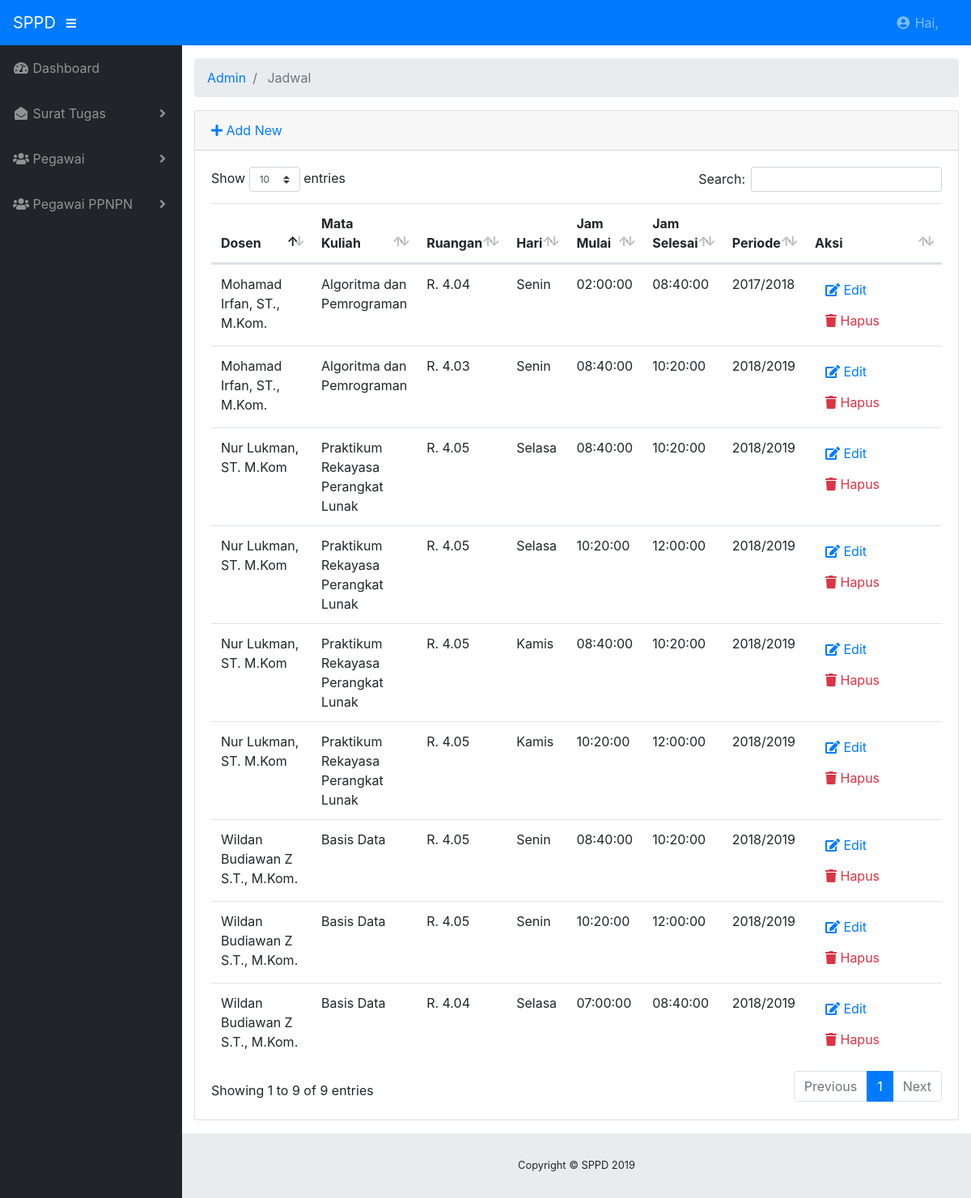
Page /index.php/admin/jadwal on the committed database.
### tables this page shows
CREATE TABLE `jadwal` (
  `id_jadwal` int(11) NOT NULL,
  `kode_dosen` varchar(100) NOT NULL,
  `kode_mk` varchar(100) NOT NULL,
  `kode_ruangan` varchar(100) NOT NULL,
  `hari` varchar(100) NOT NULL,
  `jam_mulai` time NOT NULL,
  `jam_selesai` time NOT NULL,
  `periode` varchar(100) NOT NULL,
  `kelas` varchar(100) NOT NULL
);

CREATE TABLE `dosen` (
  `kode_dosen` varchar(100) NOT NULL,
  `nip` int(11) NOT NULL,
  `nidn` int(11) NOT NULL,
  `nama` varchar(100) NOT NULL
);

CREATE TABLE `matakuliah` (
  `kode_mk` varchar(100) NOT NULL,
  `kode_jurusan` varchar(100) NOT NULL,
  `nama_mk` varchar(100) NOT NULL,
  `jumlah_sks` int(11) NOT NULL,
  `kurikulum` varchar(100) NOT NULL,
  `semester` int(11) NOT NULL
);

CREATE TABLE `ruangan` (
  `kode_ruangan` varchar(100) NOT NULL,
  `nama` varchar(100) NOT NULL
);

### application/controllers/admin/Jadwal.php (called while the page is built, shortened)
<?php
class jadwal extends CI_Controller
{
    public function __construct()
    {
        $this->load->model("jadwal_model");
        $this->load->model("dosen_model");
        $this->load->model("matakuliah_model");
        $this->load->model("ruangan_model");
        $this->load->library('form_validation');
    }
    public function index()
    {
        $data["jadwal"] = $this->jadwal_model->getAll();
        $data["dosen"] = $this->dosen_model->getAll();
        $data["matakuliah"] = $this->matakuliah_model->getAll();
        $data["ruangan"] = $this->ruangan_model->getAll();
        $this->load->view("admin/jadwal/list", $data);
    }
}

### index.php (called while the page is built, shortened)
<?php
require_once BASEPATH.'core/CodeIgniter.php';

### application/models/Jadwal_model.php (called while the page is built, shortened)
<?php defined('BASEPATH') OR exit('No direct script access allowed');
class Jadwal_model extends CI_Model
{
    public function getAll()
    {
        $this->db->select('jadwal.*,dosen.nama as nama_dosen, matakuliah.nama_mk, ruangan.nama as nama_ruangan');
            $this->db->from('jadwal');
            $this->db->join('dosen', 'dosen.kode_dosen = jadwal.kode_dosen');
            $this->db->join('matakuliah', 'matakuliah.kode_mk = jadwal.kode_mk');
            $this->db->join('ruangan', 'ruangan.kode_ruangan = jadwal.kode_ruangan');
            $query = $this->db->get();
            return $query->result();
    }
}

### application/views/admin/jadwal/list.php (the view, shortened to what this page needs)
<!DOCTYPE html>
<html lang="en">
<head>
	<?php $this->load->view("admin/_partials/head.php") ?>
</head>
<body id="page-top">
	<?php $this->load->view("admin/_partials/navbar.php") ?>
	<div id="wrapper">
		<?php $this->load->view("admin/_partials/sidebar.php") ?>
		<div id="content-wrapper">
			<div class="container-fluid">
				<?php $this->load->view("admin/_partials/breadcrumb.php") ?>
				<div class="card mb-3">
					<div class="card-header">
						<a href="<?php echo site_url('admin/jadwal/add') ?>"><i class="fas fa-plus"></i> Add New</a>
					</div>
					<div class="card-body">
						<div class="table-responsive">
							<table class="table table-hover" id="dataTable" width="100%" cellspacing="0">
								<thead>
									<tr>
										<th>Dosen</th>
										<th>Mata Kuliah</th>
										<th>Ruangan</th>
										<th>Hari</th>
										<th>Jam Mulai</th>
										<th>Jam Selesai</th>
										<th>Periode</th>
										<th>Aksi</th>
									</tr>
								</thead>
								<tbody>
									<?php foreach ($jadwal as $jadwal): ?>
									<tr>
										<td width="150">
											<?php echo $jadwal->nama_dosen ?>
										</td>
										<td>
											<?php echo $jadwal->nama_mk ?>
										</td>
										<td>
											<?php echo $jadwal->nama_ruangan ?>
										</td>
										<td>
											<?php echo $jadwal->hari ?>
										</td>
										<td>
											<?php echo $jadwal->jam_mulai ?>
										</td>
										<td>
											<?php echo $jadwal->jam_selesai ?>
										</td>
										<td>
											<?php echo $jadwal->periode ?>
										</td>
										<td width="250">
											<a href="<?php echo site_url('admin/jadwal/edit/'.$jadwal->id_jadwal) ?>"
											 class="btn btn-small"><i class="fas fa-edit"></i> Edit</a>
											<a onclick="deleteConfirm('<?php echo site_url('admin/jadwal/delete/'.$jadwal->id_jadwal) ?>')"
											 href="#!" class="btn btn-small text-danger"><i class="fas fa-trash"></i> Hapus</a>
										</td>
									</tr>
									<?php endforeach; ?>
								</tbody>
							</table>
						</div>
					</div>
				</div>
			</div>
			<?php $this->load->view("admin/_partials/footer.php") ?>
		</div>
	</div>
</body>
</html>

### application/views/admin/_partials/head.php (shortened to what this page needs)
<link href="<?php echo base_url('assets/bootstrap/css/bootstrap.min.css') ?>" rel="stylesheet">
<link href="<?php echo base_url('assets/fontawesome-free/css/all.min.css') ?>" rel="stylesheet" type="text/css">
<link href="<?php echo base_url('assets/datatables/dataTables.bootstrap4.css') ?>" rel="stylesheet">
<link href="<?php echo base_url('css/sb-admin.css') ?>" rel="stylesheet">

### application/views/admin/_partials/navbar.php (shortened to what this page needs)
<nav class="navbar navbar-expand navbar-dark bg-primary static-top">
    <a class="navbar-brand mr-1" href="<?php echo site_url('admin') ?>"><?php echo SITE_NAME ?></a>
    <button class="btn btn-link btn-sm text-white order-1 order-sm-0" id="sidebarToggle" href="#">
        <i class="fas fa-bars"></i>
    </button>
    <ul class="navbar-nav ml-auto mr-0 mr-md-3 my-2 my-md-0">
           <li class="nav-item dropdown no-arrow">
            <a class="nav-link dropdown-toggle" href="#" id="userDropdown" role="button" data-toggle="dropdown" aria-haspopup="true"
                aria-expanded="false">
                <i class="fas fa-user-circle fa-fw"></i> Hai, <?php echo $this->session->userdata("user_nama") ?>
            </a>
        </li>
    </ul>
</nav>

### application/views/admin/_partials/sidebar.php (shortened to what this page needs)
<ul class="sidebar navbar-nav">
    <li class="nav-item <?php echo $this->uri->segment(2) == '' ? 'active': '' ?>">
        <a class="nav-link" href="<?php echo site_url('admin') ?>">
            <i class="fas fa-fw fa-tachometer-alt"></i>
            <span>Dashboard</span>
        </a>
    </li>
    <li class="nav-item dropdown <?php echo $this->uri->segment(2) == 'surat' ? 'active': '' ?>">
        <a class="nav-link dropdown-toggle" href="#" id="pagesDropdown" role="button" data-toggle="dropdown" aria-haspopup="true"
            aria-expanded="false">
            <i class="fas fa-fw fa-envelope-open"></i>
            <span>Surat Tugas</span>
        </a>
     <li class="nav-item dropdown <?php echo $this->uri->segment(2) == 'dosen' ? 'active': '' ?>">
        <a class="nav-link dropdown-toggle" href="#" id="pagesDropdown" role="button" data-toggle="dropdown" aria-haspopup="true"
            aria-expanded="false">
            <i class="fas fa-fw fa-users"></i>
            <span>Pegawai</span>
        </a>
    </li>
    <li class="nav-item dropdown <?php echo $this->uri->segment(2) == 'dosen' ? 'active': '' ?>">
        <a class="nav-link dropdown-toggle" href="#" id="pagesDropdown" role="button" data-toggle="dropdown" aria-haspopup="true"
            aria-expanded="false">
            <i class="fas fa-fw fa-users"></i>
            <span>Pegawai PPNPN</span>
        </a>
    </li>
</ul>

### application/views/admin/_partials/breadcrumb.php
<ol class="breadcrumb">
<?php foreach ($this->uri->segments as $segment): ?>
	<?php
		$url = substr($this->uri->uri_string, 0, strpos($this->uri->uri_string, $segment)) . $segment;
		$is_active =  $url == $this->uri->uri_string;
	?>
	<li class="breadcrumb-item <?php echo $is_active ? 'active': '' ?>">
		<?php if($is_active): ?>
			<?php echo ucfirst($segment) ?>
		<?php else: ?>
			<a href="<?php echo site_url($url) ?>"><?php echo ucfirst($segment) ?></a>
		<?php endif; ?>
	</li>
<?php endforeach; ?>
</ol>

### application/views/admin/_partials/footer.php
<footer class="sticky-footer">
  <div class="container my-auto">
    <div class="copyright text-center my-auto">
      <span>Copyright ©  <?php echo SITE_NAME ." ". Date('Y') ?></span>
    </div>
  </div>
</footer>

### css/sb-admin.css (style rules this page uses)
html { position: relative; min-height: 100%; }
body { height: 100%; }
#wrapper { display: -webkit-box; display: -ms-flexbox; display: flex; }
#wrapper #content-wrapper { overflow-x: hidden; width: 100%; padding-top: 1rem; padding-bottom: 80px; }
.navbar-nav .nav-item.dropdown .dropdown-toggle::after { width: 1rem; text-align: center; float: right; vertical-align: 0; border: 0; font-weight: 900; content: '\f105'; font-family: 'Font Awesome 5 Free'; }
.navbar-nav .nav-item.dropdown.no-arrow .dropdown-toggle::after { display: none; }
.sidebar { width: 90px !important; background-color: #212529; min-height: calc(100vh - 56px); }
.sidebar .nav-item:last-child { margin-bottom: 1rem; }
.sidebar .nav-item .nav-link { text-align: center; padding: 0.75rem 1rem; width: 90px; }
.sidebar .nav-item .nav-link span { font-size: 0.65rem; display: block; }
.sidebar .nav-item.dropdown .dropdown-toggle::after { display: none; }
.sidebar .nav-item .nav-link { color: rgba(255, 255, 255, 0.5); }
@media (min-width: 768px) { .sidebar { width: 225px !important; } }
@media (min-width: 768px) { .sidebar .nav-item .nav-link { display: block; width: 100%; text-align: left; padding: 1rem; width: 225px; } }
@media (min-width: 768px) { .sidebar .nav-item .nav-link span { font-size: 1rem; display: inline; } }
@media (min-width: 768px) { .sidebar .nav-item.dropdown .dropdown-toggle::after { display: block; } }
:root { --input-padding-x: 0.75rem; --input-padding-y: 0.75rem; }
footer.sticky-footer { display: -webkit-box; display: -ms-flexbox; display: flex; position: absolute; right: 0; bottom: 0; width: calc(100% - 90px); height: 80px; background-color: #e9ecef; }
footer.sticky-footer .copyright { line-height: 1; font-size: 0.8rem; }
@media (min-width: 768px) { footer.sticky-footer { width: calc(100% - 225px); } }

### rows in the picture
jadwal: kode_dosen.nama "Wildan Budiawan Z S.T., M.Kom.", kode_mk.nama_mk "Basis Data", kode_ruangan.nama "R. 4.05", hari "Senin", jam_mulai "08:40:00", jam_selesai "10:20:00", periode "2018/2019"
jadwal: kode_dosen.nama "Wildan Budiawan Z S.T., M.Kom.", kode_mk.nama_mk "Basis Data", kode_ruangan.nama "R. 4.05", hari "Senin", jam_mulai "10:20:00", jam_selesai "12:00:00", periode "2018/2019"
jadwal: kode_dosen.nama "Wildan Budiawan Z S.T., M.Kom.", kode_mk.nama_mk "Basis Data", kode_ruangan.nama "R. 4.04", hari "Selasa", jam_mulai "07:00:00", jam_selesai "08:40:00", periode "2018/2019"
jadwal: kode_dosen.nama "Nur Lukman, ST. M.Kom", kode_mk.nama_mk "Praktikum Rekayasa Perangkat Lunak", kode_ruangan.nama "R. 4.05", hari "Selasa", jam_mulai "08:40:00", jam_selesai "10:20:00", periode "2018/2019"
jadwal: kode_dosen.nama "Nur Lukman, ST. M.Kom", kode_mk.nama_mk "Praktikum Rekayasa Perangkat Lunak", kode_ruangan.nama "R. 4.05", hari "Selasa", jam_mulai "10:20:00", jam_selesai "12:00:00", periode "2018/2019"
jadwal: kode_dosen.nama "Nur Lukman, ST. M.Kom", kode_mk.nama_mk "Praktikum Rekayasa Perangkat Lunak", kode_ruangan.nama "R. 4.05", hari "Kamis", jam_mulai "08:40:00", jam_selesai "10:20:00", periode "2018/2019"
jadwal: kode_dosen.nama "Nur Lukman, ST. M.Kom", kode_mk.nama_mk "Praktikum Rekayasa Perangkat Lunak", kode_ruangan.nama "R. 4.05", hari "Kamis", jam_mulai "10:20:00", jam_selesai "12:00:00", periode "2018/2019"
jadwal: kode_dosen.nama "Mohamad Irfan, ST., M.Kom.", kode_mk.nama_mk "Algoritma dan Pemrograman", kode_ruangan.nama "R. 4.04", hari "Senin", jam_mulai "02:00:00", jam_selesai "08:40:00", periode "2017/2018"
jadwal: kode_dosen.nama "Mohamad Irfan, ST., M.Kom.", kode_mk.nama_mk "Algoritma dan Pemrograman", kode_ruangan.nama "R. 4.03", hari "Senin", jam_mulai "08:40:00", jam_selesai "10:20:00", periode "2018/2019"

### other values in the picture
SITE_NAME "SPPD"
$segment "Admin"
$segment "Jadwal"
Date('Y') "2019"
